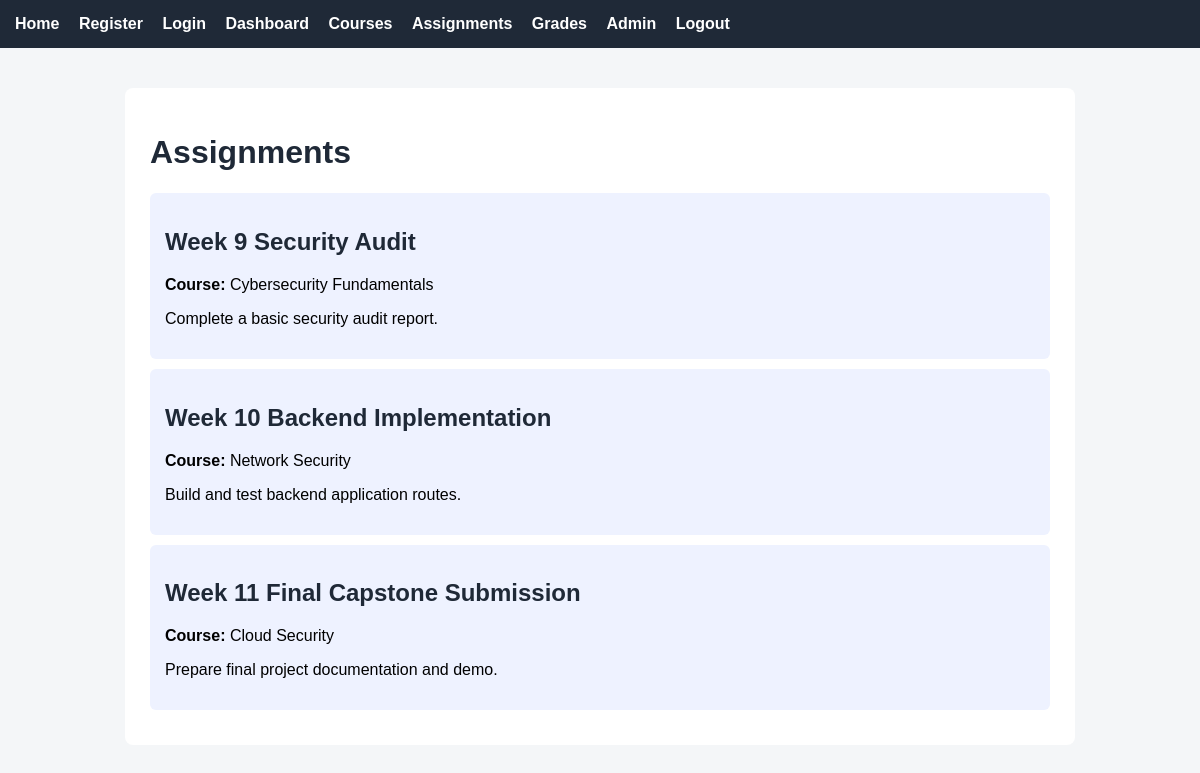
Screenshot of /assignments (signed in) with the database file from the repository.
### tables this page shows
CREATE TABLE assignments (
            id INTEGER PRIMARY KEY AUTOINCREMENT,
            course_id INTEGER,
            title TEXT NOT NULL,
            description TEXT NOT NULL,
            FOREIGN KEY (course_id) REFERENCES courses (id)
        );

CREATE TABLE courses (
            id INTEGER PRIMARY KEY AUTOINCREMENT,
            title TEXT NOT NULL,
            description TEXT NOT NULL
        );

### app.py (the view)
@app.route("/assignments")
@login_required
def assignments():
    conn = get_db_connection()
    assignments_data = conn.execute('''
        SELECT assignments.id, assignments.title, assignments.description, courses.title AS course_title
        FROM assignments
        LEFT JOIN courses ON assignments.course_id = courses.id
    ''').fetchall()
    conn.close()
    return render_template("assignments.html", assignments=assignments_data)

### app.py (called while the page is built)
def get_db_connection():
    conn = sqlite3.connect(DATABASE)
    conn.row_factory = sqlite3.Row
    return conn

def login_required(view_function):
    @wraps(view_function)
    def wrapped_view(*args, **kwargs):
        if "user_id" not in session:
            flash("Please log in first.")
            return redirect(url_for("login"))
        return view_function(*args, **kwargs)
    return wrapped_view

### templates/assignments.html
{% extends "base.html" %}
{% block content %}
<h1>Assignments</h1>
{% for assignment in assignments %}
<div class="card">
    <h2>{{ assignment.title }}</h2>
    <p><strong>Course:</strong> {{ assignment.course_title }}</p>
    <p>{{ assignment.description }}</p>
</div>
{% endfor %}
{% endblock %}

### templates/base.html (shortened to what this page needs)
<!DOCTYPE html>
<html>
<head>
    <link rel="stylesheet" href="/static/style.css">
</head>
<body>
    <nav>
        <a href="/">Home</a>
        <a href="/register">Register</a>
        <a href="/login">Login</a>
        <a href="/dashboard">Dashboard</a>
        <a href="/courses">Courses</a>
        <a href="/assignments">Assignments</a>
        <a href="/grades">Grades</a>
        <a href="/admin">Admin</a>
        <a href="/logout">Logout</a>
    </nav>
    <div class="container">
        {% block content %}{% endblock %}
    </div>
</body>
</html>

### static/style.css (style rules this page uses)
body { font-family: Arial, sans-serif; margin: 0; background-color: #f4f6f8; }
nav { background-color: #1f2937; padding: 15px; }
nav a { color: white; margin-right: 15px; text-decoration: none; font-weight: bold; }
.container { max-width: 900px; margin: 40px auto; background: white; padding: 25px; border-radius: 8px; }
h1, h2 { color: #1f2937; }
.card { background: #eef2ff; padding: 15px; margin: 10px 0; border-radius: 6px; }

### rows the page displays
assignments: title "Week 9 Security Audit", course_title "Cybersecurity Fundamentals", description "Complete a basic security audit report."
assignments: title "Week 10 Backend Implementation", course_title "Network Security", description "Build and test backend application routes."
assignments: title "Week 11 Final Capstone Submission", course_title "Cloud Security", description "Prepare final project documentation and demo."
